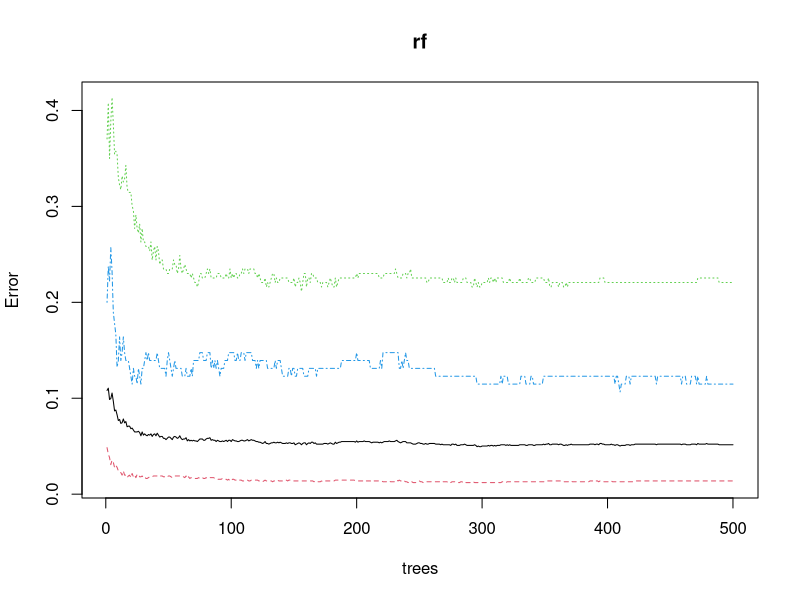
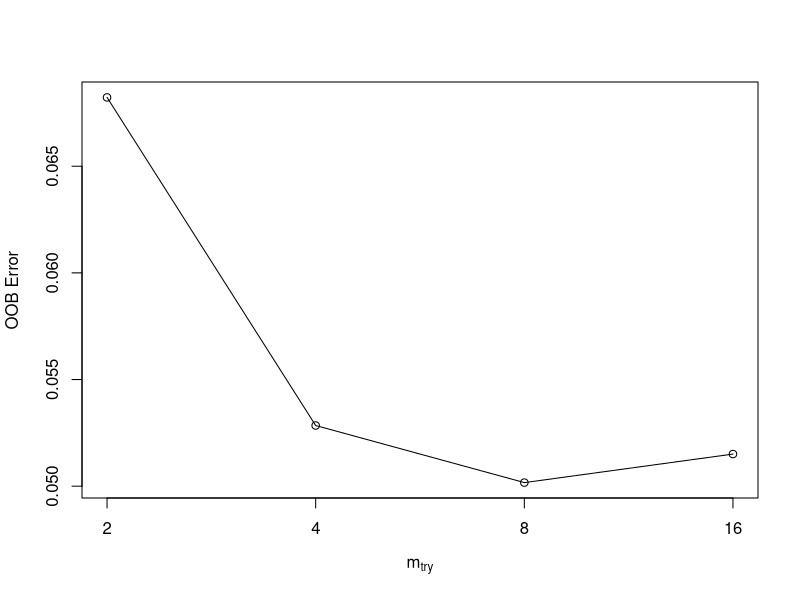
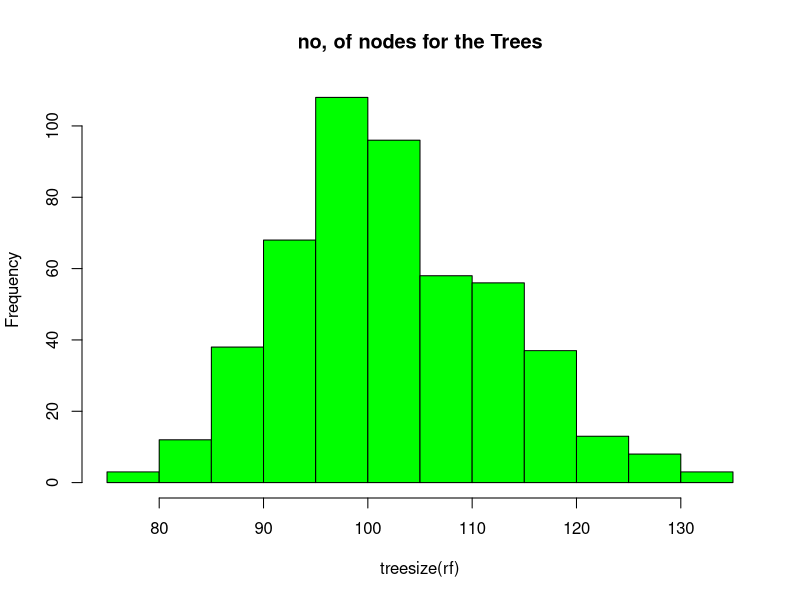
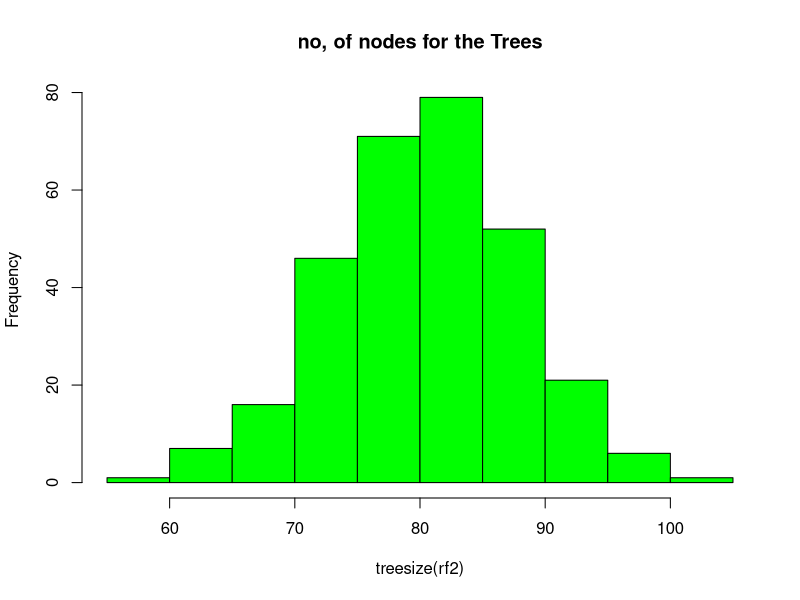
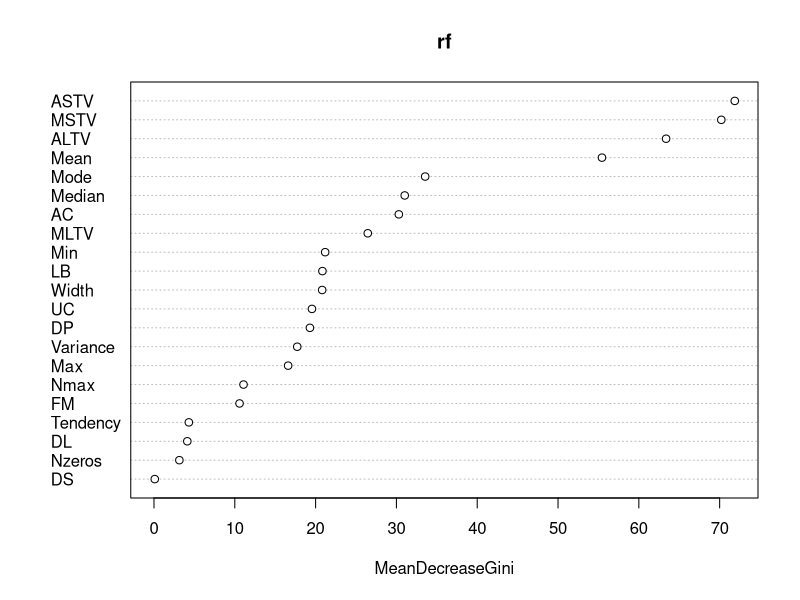
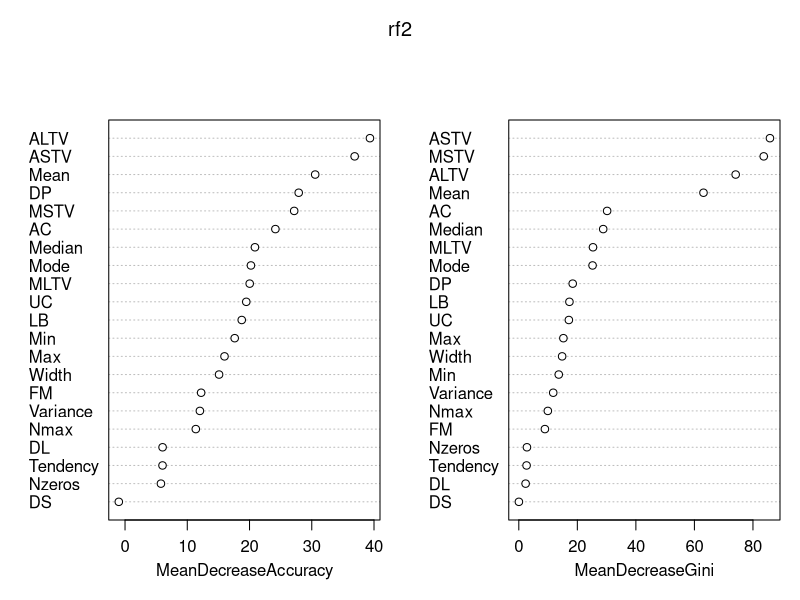
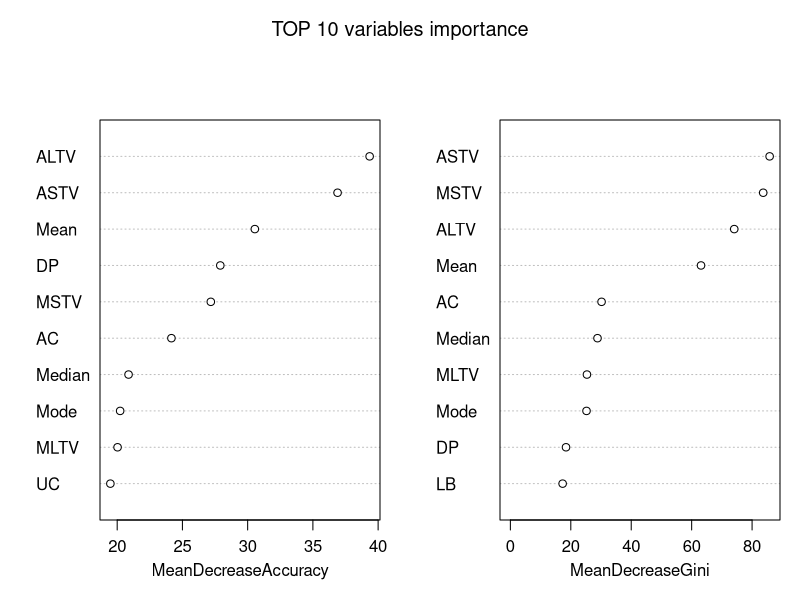
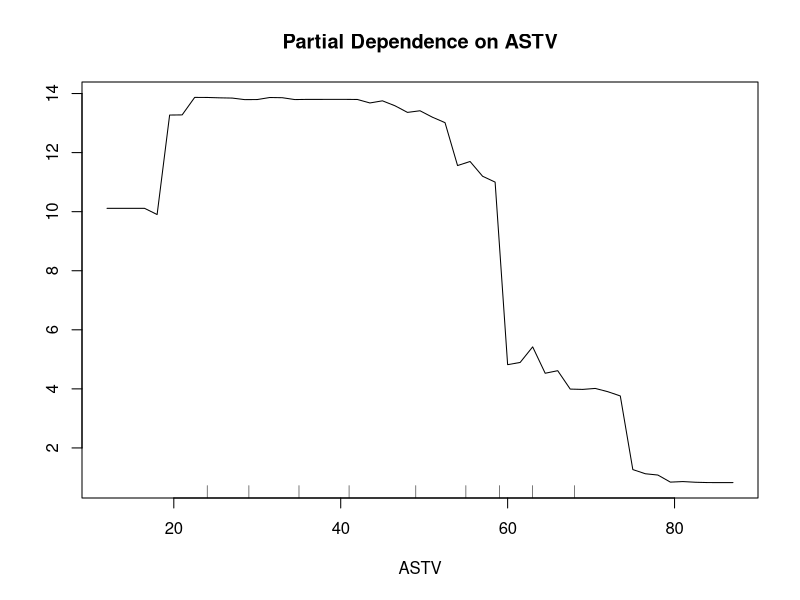

These charts were generated, in order, by the following R code:
# setwd, load packages and dataset ------------------------------------------------
library('randomForest')
library('caret')
setwd('E:/R/Jeremy-R/03 data mining/random forest')
data <- read.csv('Cardiotocographic.csv', header = TRUE)

# 把响应变量NSP转变成因子型
data$NSP <- as.factor(data$NSP)
table(data$NSP)

# 把数据集分成训练集和测试集
set.seed(123)
ind <- sample(2, nrow(data), replace = TRUE, prob = c(0.7, 0.3))
train <- data[ind == 1,]
test <- data[ind == 2,]
table(train$NSP)
table(test$NSP)

# 用randomforest进行分类
set.seed(222)
rf <- randomForest(NSP ~ ., data = train)
print(rf)
attributes(rf)
rf$confusion

# 用模型预测train数据集，并查看混淆矩阵
p1 <- predict(rf, data = train)
confusionMatrix(p1, train$NSP)

# 用模型预测test数据集，并查看混淆矩阵
p2 <- predict(rf, test)
confusionMatrix(p2, test$NSP)

# error rate of random forest
plot(rf)
# 可以看出，决策树数量在200以上的时候，错误率已经趋于平稳了

# 调试模型参数mtry
t <- tuneRF(train[, -22], train[, 22],
       stepFactor = 0.5,
       plot = TRUE,
       ntreeTry = 300,
       trace = TRUE,
       improve = 0.05)
# 可以看出，mtry = 8时OOB error最小

# 修改模型参数，再次生成模型
rf2 <- randomForest(NSP ~ ., data = train,
                    ntree = 300,
                    mtry = 8,
                    importance = TRUE,
                    proximity = TRUE)
print(rf2)

# 看新模型在test数据集上的预测精度如何
p22 <- predict(rf2, test)
confusionMatrix(p22, test$NSP)

# no. of nodes for the Trees
hist(treesize(rf),
     main = 'no, of nodes for the Trees',
     col = 'green')
hist(treesize(rf2),
     main = 'no, of nodes for the Trees',
     col = 'green')

# 变量重要性
importance(rf)
varImpPlot(rf)
importance(rf2)
varImpPlot(rf2)
# 左图表示：how worse the model performs without each variable
# 右图表示：how pure the nodes are at the end of the tree without each variable
# 排在最上方的变量最重要，最下方的最不重要

# 选取最重要的10个变量
varImpPlot(rf2,
           sort = TRUE,
           n.var = 10,
           main = 'TOP 10 variables importance')

# 看看随机森林模型中真正用到的变量有哪些
varUsed(rf)
varUsed(rf2)

# 因变量对自变量的依赖
partialPlot(rf2, train, ASTV, '1')
partialPlot(rf2, train, ASTV, '3')
partialPlot(rf2, train, ASTV, '2')

# 获取随机森林中的决策树
getTree(rf2, 1, labelVar = TRUE)

# Multi-dimensional Scaling plot for random forest
MDSplot(rf2, train$NSP)
